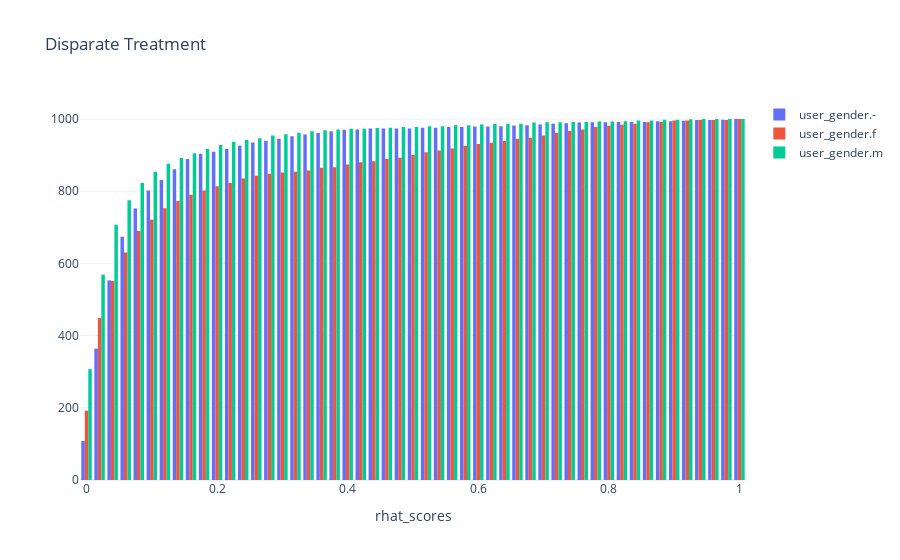

Notebook cell for this chart:
### Code cell
def plot_dist2_fairness_treatment(df, metric, first_recscore_column, title=""):
    score = "rhat_scores"

    data = []
    group_labels = []
    i = 0

    for group, rows in df.groupby(metric):
        data.append(
            go.Histogram(
                name=metric + "." + str(group),
                x=list(rows[first_recscore_column]),
                cumulative_enabled=True
            )
        )  # px.colors.sequential.Purp [i for i in range(len(rows))]

        i += 1
    fig = go.Figure(data=data)
    #fig.update_layout(barmode='stack')

    # Change the bar mode
    fig.update_layout(
        template=TEMPLATE,
        xaxis_title=score,
        title=title,
    )

    return fig

plot_dist2_fairness_treatment(
    df_dist_sample,
    fairness_columns,
    reclist_score_column,
    title="Disparate Treatment"
)

### Figure 1 — Plotly figure (JSON) as saved in the notebook; plotly's stock layout.template omitted (floating-point values rounded to 4 significant figures; data arrays with more than 128 entries replaced by an {"elided": "..."} marker saying what was removed)
{"data": [{"cumulative": {"enabled": true}, "name": "user_gender.-", "type": "histogram", "x": {"elided": "1000 float values"}}, {"cumulative": {"enabled": true}, "name": "user_gender.f", "type": "histogram", "x": {"elided": "1000 float values"}}, {"cumulative": {"enabled": true}, "name": "user_gender.m", "type": "histogram", "x": {"elided": "1000 float values"}}], "layout": {"title": {"text": "Disparate Treatment"}, "xaxis": {"title": {"text": "rhat_scores"}}}}
